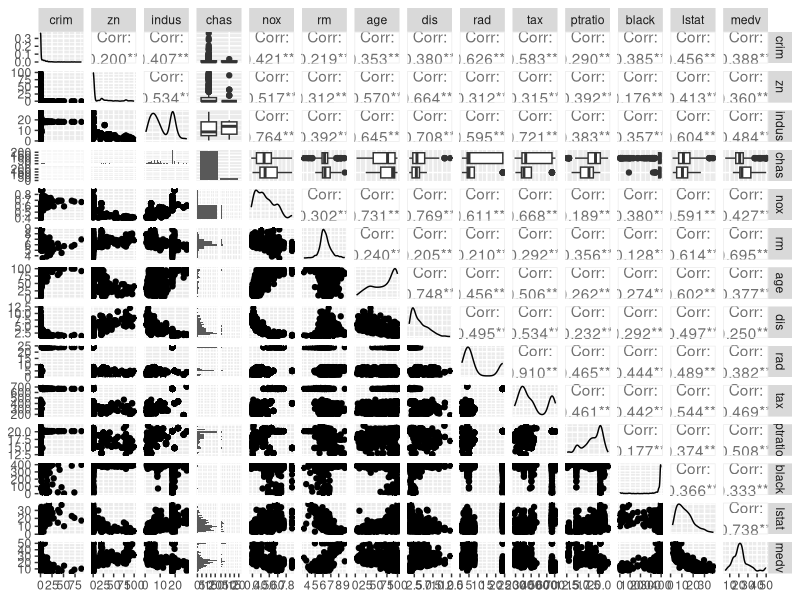
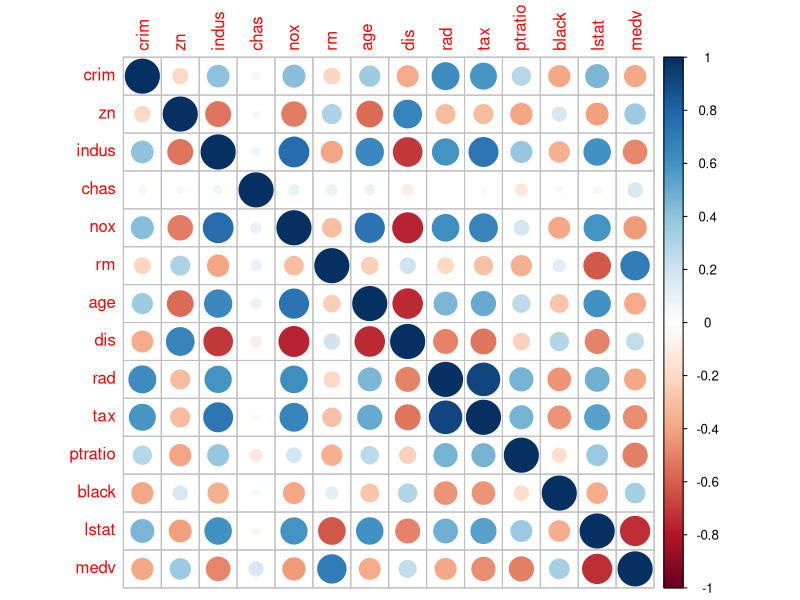
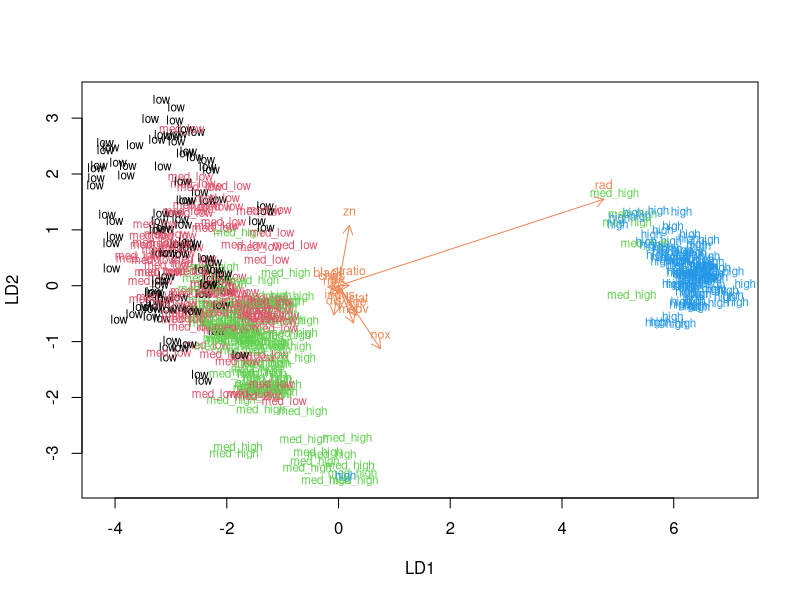
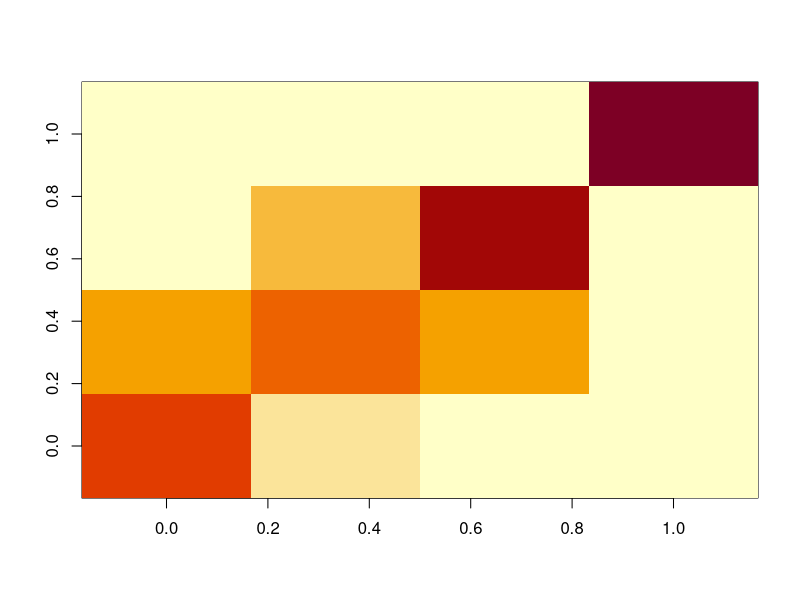
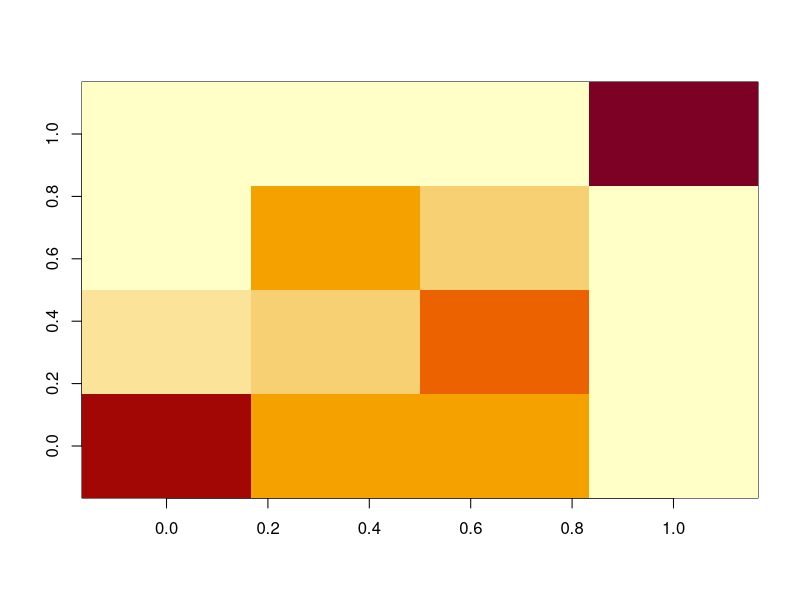
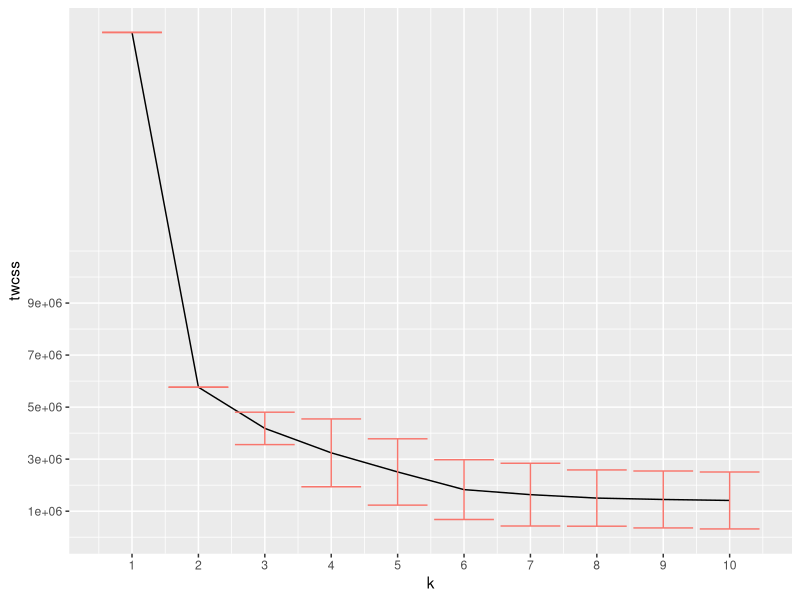
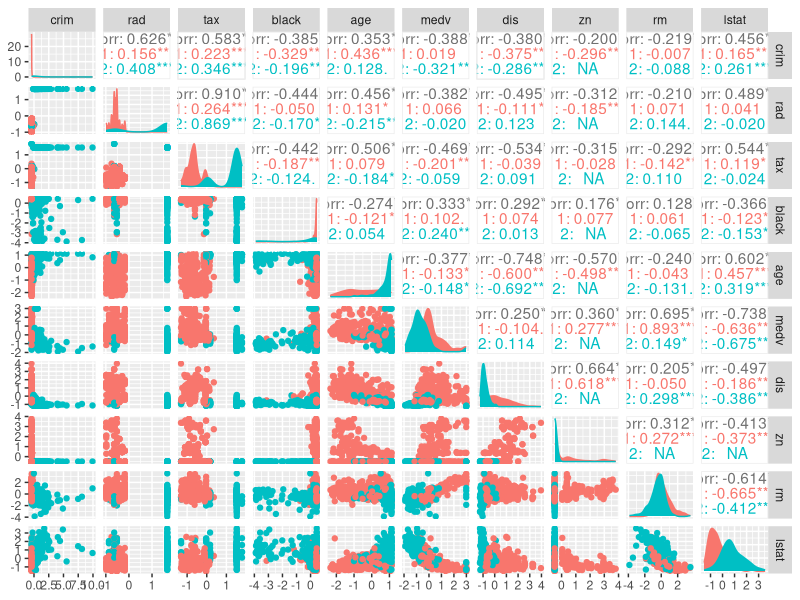
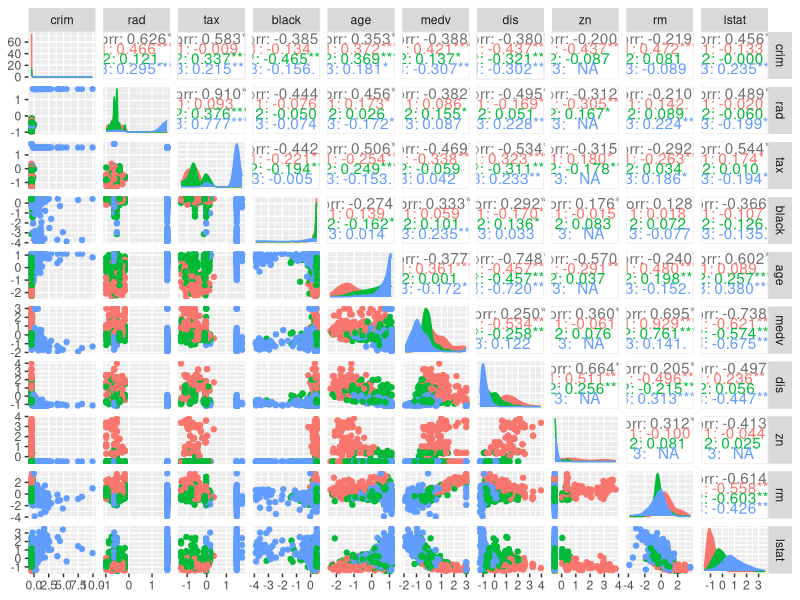

Recreate these plots in R, in order.
## ---- chunk 1
library(MASS)
data("Boston")
## ---- chunk 2
str(Boston)
## ---- chunk 3
library(dplyr)
Boston_explore <- Boston %>% mutate(chas = chas == 1)
str(Boston_explore)
## ---- chunk 4
summary(Boston_explore)
## ---- chunk 5
library(ggplot2)
library(GGally)
Boston_explore %>%
  ggpairs(lower=list(combo=wrap("facethist",binwidth=0.5))) # Have to add the lower arg so ggpairs doesn't complain
## ---- chunk 6
library(corrplot)
corrplot(cor(Boston_explore), method="circle")
## ---- chunk 7
Boston_scaled <- as.data.frame(scale(Boston_explore))
summary(Boston_scaled)
## ---- chunk 8
# Create quartile class
Boston_scaled$crim <- as.numeric(Boston_scaled$crim)
Boston_scaled$crime <- cut(Boston_scaled$crim, breaks = quantile(Boston_scaled$crim), include.lowest = TRUE, label=c("low", "med_low", "med_high", "high"))

# Drop crim
Boston_scaled <- dplyr::select(Boston_scaled, -crim)
## ---- chunk 9
set.seed(179693716) 
n <- nrow(Boston_scaled)
split <- sample(n,  size = n * 0.8)

train <- Boston_scaled[split,]
test <- Boston_scaled[-split,]
## ---- chunk 10
lda.fit <- lda(crime ~ ., data = train)
lda.fit
## ---- chunk 11
arrows <- function(x, scale = 1, arrow_heads = 0.1, color = "red", tex = 0.75, choices = c(1,2)){
  heads <- coef(x)
  graphics::arrows(x0 = 0, y0 = 0, 
         x1 = scale * heads[,choices[1]], 
         y1 = scale * heads[,choices[2]], col=color, length = arrow_heads)
  text(scale * heads[,choices], labels = row.names(heads), 
       cex = tex, col=color, pos=3)
}

classes <- as.numeric(train$crime)

plot(lda.fit, dimen = 2, col=classes, pch=classes)
arrows(lda.fit, scale = 1.5, color = "#ee8855")
## ---- chunk 12
# Drop the result variables
facit <- test$crime
test <- dplyr::select(test, -crime)
## ---- chunk 13
# Predict classes in the test data
lda.pred <- predict(lda.fit, newdata = test)

# Do a confusion matrix
tab <- table(correct = facit, predicted = lda.pred$class)
tab
nrow(test)
## ---- chunk 14
image(tab)
## ---- chunk 15
lda.radfit <- lda(crime ~ rad, data = train)
lda.radpred <- predict(lda.radfit, newdata = test)
radtab <- table(correct = facit, predicted = lda.radpred$class)
image(radtab)
## ---- chunk 16

# determine the number of clusters
#k_max <- 10

# calculate the total within sum of squares, take 5 samples to stabilize the variance 
twcss1 <- sapply(1:10, function(k){set.seed(100); kmeans(Boston, k)$tot.withinss})
twcss2 <- sapply(1:10, function(k){set.seed(123); kmeans(Boston, k)$tot.withinss})
twcss3 <- sapply(1:10, function(k){set.seed(321); kmeans(Boston, k)$tot.withinss})
twcss4 <- sapply(1:10, function(k){set.seed(130); kmeans(Boston, k)$tot.withinss})
twcss5 <- sapply(1:10, function(k){set.seed(949); kmeans(Boston, k)$tot.withinss})

df <- as.data.frame(tibble(twcss1,twcss2,twcss3,twcss4,twcss5, k= seq(1,10)))

df <- df %>% rowwise() %>% mutate(twcss = mean(c(twcss1,twcss2,twcss3,twcss4,twcss5)))
df <- df %>% rowwise() %>% mutate(twcss_var = var(c(twcss1,twcss2,twcss3,twcss4,twcss5)))
df %>% ggplot(aes(x=k, y=twcss)) +
  geom_line() +
  geom_errorbar(aes(ymin=twcss-sqrt(twcss_var),ymax=twcss+sqrt(twcss_var),color="red"))+
  theme(legend.position="none") +
  scale_x_continuous(breaks=df$k) +
  scale_y_continuous(breaks=seq(1000000,10000000,2000000))
## ---- chunk 17

Boston_kmeans <- Boston %>% scale %>% as.data.frame
set.seed(101)
# k-means clustering
k2m <- kmeans(Boston_kmeans, centers = 2)
summary(k2m)
k2m$centers
## ---- chunk 18

ggpairs(Boston_kmeans[c("crim", "rad", "tax", "black", "age", "medv", "dis", "zn", "rm", "lstat")], aes(color=factor(k2m$cluster), fill=factor(k2m$cluster)), lower=list(combo=wrap("facethist",binwidth=0.5)))

## ---- chunk 19
set.seed(124293)
k3m <- kmeans(Boston_kmeans, centers = 3)
summary(k3m)
k3m$centers
## ---- chunk 20

ggpairs(Boston_kmeans[c("crim", "rad", "tax", "black", "age", "medv", "dis", "zn", "rm", "lstat")], aes(color=factor(k3m$cluster), fill=factor(k3m$cluster)), lower=list(combo=wrap("facethist",binwidth=0.5)))

